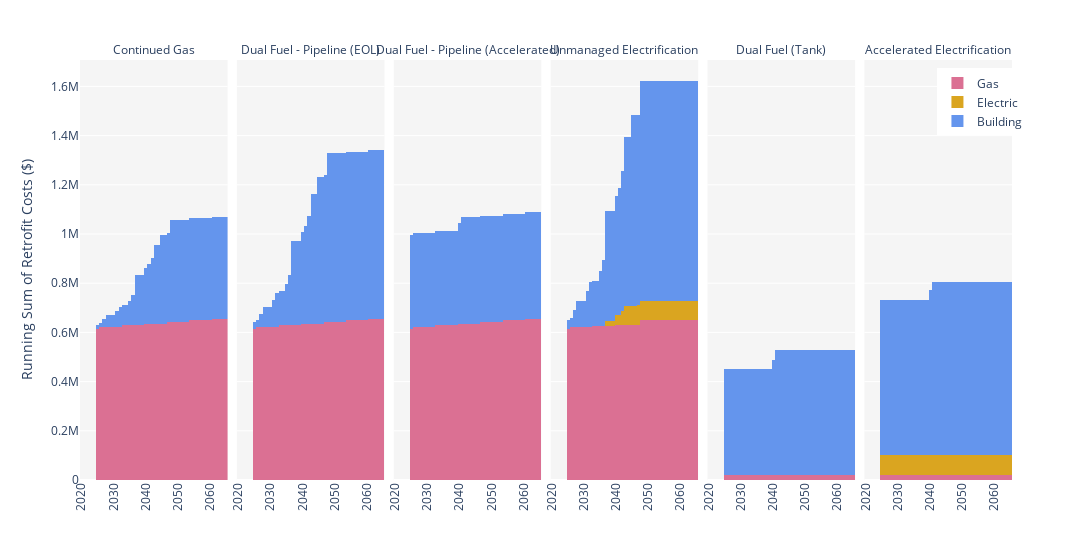

The notebook cell this image was saved under:
### Code cell
fig = px.bar(rfit_costs_byFuel, x="year", y="cum_cost", color="asset_domain",
             facet_col="scenario", facet_col_spacing=0.01, 
             barmode="stack",
             width = 1300,
             category_orders={"scenario": scenarios,
                              'asset_domain': ['gas_network','elec_network','building',]
                            },
              color_discrete_map={'building' : 'cornflowerblue',
                                'elec_network' : 'goldenrod', 
                                'gas_network' : 'palevioletred'},
              labels={'year':'', # remove 'year' from xaxis on each subplot
                    } 
            )

# update names for plotting
fig.for_each_annotation(lambda a: a.update(text = a.text.split("=")[-1]))
trace_dic = {'building' : 'Building',
            'elec_network' : 'Electric', 
            'gas_network' : 'Gas'}
fig.for_each_trace(lambda t: t.update(name = trace_dic[t.name]))

# general formatting
fig.update_layout(bargap=0,
                  legend=dict(title_text='', x=0.92, y=0.98), # set legend location, properties
                  yaxis_title='Running Sum of Retrofit Costs ($)',
                  plot_bgcolor='#f5f5f5',
                  )
fig.update_traces(marker_line_width=0)
fig.update_xaxes(tickangle= -90)
# fig.update_yaxes(showgrid=False)

fig.show()
fig.write_html(figure_outputs+'running_retrofit_cost.html')

### Figure 1 — Plotly figure (JSON) as saved in the notebook; plotly's stock layout.template omitted (floating-point values rounded to 4 significant figures)
{"data": [{"alignmentgroup": "True", "hovertemplate": "asset_domain=gas_network<br>scenario=Continued Gas<br>=%{x}<br>cum_cost=%{y}<extra></extra>", "legendgroup": "gas_network", "marker": {"color": "palevioletred", "line": {"width": 0}, "pattern": {"shape": ""}}, "name": "Gas", "offsetgroup": "gas_network", "orientation": "v", "showlegend": true, "textposition": "auto", "type": "bar", "x": [2020, 2021, 2022, 2023, 2024, 2025, 2026, 2027, 2028, 2029, 2030, 2031, 2032, 2033, 2034, 2035, 2036, 2037, 2038, 2039, 2040, 2041, 2042, 2043, 2044, 2045, 2046, 2047, 2048, 2049, 2050, 2051, 2052, 2053, 2054, 2055, 2056, 2057, 2058, 2059, 2060, 2061, 2062, 2063, 2064, 2065], "xaxis": "x", "y": [0, 0, 0, 0, 0, 614900.0, 621700.0, 621700.0, 621700.0, 621700.0, 621700.0, 621700.0, 621700.0, 628500.0, 628500.0, 628500.0, 628500.0, 628500.0, 628500.0, 628500.0, 635300.0, 635300.0, 635300.0, 635300.0, 635300.0, 635300.0, 635300.0, 642100.0, 642100.0, 642100.0, 642100.0, 642100.0, 642100.0, 642100.0, 648900.0, 648900.0, 648900.0, 648900.0, 648900.0, 648900.0, 648900.0, 655700.0, 655700.0, 655700.0, 655700.0, 655700.0], "yaxis": "y"}, {"alignmentgroup": "True", "hovertemplate": "asset_domain=gas_network<br>scenario=Dual Fuel - Pipeline (EOL)<br>=%{x}<br>cum_cost=%{y}<extra></extra>", "legendgroup": "gas_network", "marker": {"color": "palevioletred", "line": {"width": 0}, "pattern": {"shape": ""}}, "name": "Gas", "offsetgroup": "gas_network", "orientation": "v", "showlegend": false, "textposition": "auto", "type": "bar", "x": [2020, 2021, 2022, 2023, 2024, 2025, 2026, 2027, 2028, 2029, 2030, 2031, 2032, 2033, 2034, 2035, 2036, 2037, 2038, 2039, 2040, 2041, 2042, 2043, 2044, 2045, 2046, 2047, 2048, 2049, 2050, 2051, 2052, 2053, 2054, 2055, 2056, 2057, 2058, 2059, 2060, 2061, 2062, 2063, 2064, 2065], "xaxis": "x2", "y": [0, 0, 0, 0, 0, 614900.0, 621700.0, 621700.0, 621700.0, 621700.0, 621700.0, 621700.0, 621700.0, 628500.0, 628500.0, 628500.0, 628500.0, 628500.0, 628500.0, 628500.0, 635300.0, 635300.0, 635300.0, 635300.0, 635300.0, 635300.0, 635300.0, 642100.0, 642100.0, 642100.0, 642100.0, 642100.0, 642100.0, 642100.0, 648900.0, 648900.0, 648900.0, 648900.0, 648900.0, 648900.0, 648900.0, 655700.0, 655700.0, 655700.0, 655700.0, 655700.0], "yaxis": "y2"}, {"alignmentgroup": "True", "hovertemplate": "asset_domain=gas_network<br>scenario=Dual Fuel - Pipeline (Accelerated)<br>=%{x}<br>cum_cost=%{y}<extra></extra>", "legendgroup": "gas_network", "marker": {"color": "palevioletred", "line": {"width": 0}, "pattern": {"shape": ""}}, "name": "Gas", "offsetgroup": "gas_network", "orientation": "v", "showlegend": false, "textposition": "auto", "type": "bar", "x": [2020, 2021, 2022, 2023, 2024, 2025, 2026, 2027, 2028, 2029, 2030, 2031, 2032, 2033, 2034, 2035, 2036, 2037, 2038, 2039, 2040, 2041, 2042, 2043, 2044, 2045, 2046, 2047, 2048, 2049, 2050, 2051, 2052, 2053, 2054, 2055, 2056, 2057, 2058, 2059, 2060, 2061, 2062, 2063, 2064, 2065], "xaxis": "x3", "y": [0, 0, 0, 0, 0, 614900.0, 621700.0, 621700.0, 621700.0, 621700.0, 621700.0, 621700.0, 621700.0, 628500.0, 628500.0, 628500.0, 628500.0, 628500.0, 628500.0, 628500.0, 635300.0, 635300.0, 635300.0, 635300.0, 635300.0, 635300.0, 635300.0, 642100.0, 642100.0, 642100.0, 642100.0, 642100.0, 642100.0, 642100.0, 648900.0, 648900.0, 648900.0, 648900.0, 648900.0, 648900.0, 648900.0, 655700.0, 655700.0, 655700.0, 655700.0, 655700.0], "yaxis": "y3"}, {"alignmentgroup": "True", "hovertemplate": "asset_domain=gas_network<br>scenario=Unmanaged Electrification<br>=%{x}<br>cum_cost=%{y}<extra></extra>", "legendgroup": "gas_network", "marker": {"color": "palevioletred", "line": {"width": 0}, "pattern": {"shape": ""}}, "name": "Gas", "offsetgroup": "gas_network", "orientation": "v", "showlegend": false, "textposition": "auto", "type": "bar", "x": [2020, 2021, 2022, 2023, 2024, 2025, 2026, 2027, 2028, 2029, 2030, 2031, 2032, 2033, 2034, 2035, 2036, 2037, 2038, 2039, 2040, 2041, 2042, 2043, 2044, 2045, 2046, 2047, 2048, 2049, 2050, 2051, 2052, 2053, 2054, 2055, 2056, 2057, 2058, 2059, 2060, 2061, 2062, 2063, 2064, 2065], "xaxis": "x4", "y": [0, 0, 0, 0, 0, 614900.0, 621300.0, 621300.0, 621300.0, 621300.0, 621300.0, 621300.0, 621300.0, 626100.0, 626100.0, 626100.0, 626100.0, 626100.0, 626100.0, 626100.0, 628900.0, 628900.0, 628900.0, 628900.0, 628900.0, 628900.0, 628900.0, 629700.0, 649700.0, 649700.0, 649700.0, 649700.0, 649700.0, 649700.0, 649700.0, 649700.0, 649700.0, 649700.0, 649700.0, 649700.0, 649700.0, 649700.0, 649700.0, 649700.0, 649700.0, 649700.0], "yaxis": "y4"}, {"alignmentgroup": "True", "hovertemplate": "asset_domain=gas_network<br>scenario=Dual Fuel (Tank)<br>=%{x}<br>cum_cost=%{y}<extra></extra>", "legendgroup": "gas_network", "marker": {"color": "palevioletred", "line": {"width": 0}, "pattern": {"shape": ""}}, "name": "Gas", "offsetgroup": "gas_network", "orientation": "v", "showlegend": false, "textposition": "auto", "type": "bar", "x": [2020, 2021, 2022, 2023, 2024, 2025, 2026, 2027, 2028, 2029, 2030, 2031, 2032, 2033, 2034, 2035, 2036, 2037, 2038, 2039, 2040, 2041, 2042, 2043, 2044, 2045, 2046, 2047, 2048, 2049, 2050, 2051, 2052, 2053, 2054, 2055, 2056, 2057, 2058, 2059, 2060, 2061, 2062, 2063, 2064, 2065], "xaxis": "x5", "y": [0, 0, 0, 0, 0, 20000, 20000, 20000, 20000, 20000, 20000, 20000, 20000, 20000, 20000, 20000, 20000, 20000, 20000, 20000, 20000, 20000, 20000, 20000, 20000, 20000, 20000, 20000, 20000, 20000, 20000, 20000, 20000, 20000, 20000, 20000, 20000, 20000, 20000, 20000, 20000, 20000, 20000, 20000, 20000, 20000], "yaxis": "y5"}, {"alignmentgroup": "True", "hovertemplate": "asset_domain=gas_network<br>scenario=Accelerated Electrification<br>=%{x}<br>cum_cost=%{y}<extra></extra>", "legendgroup": "gas_network", "marker": {"color": "palevioletred", "line": {"width": 0}, "pattern": {"shape": ""}}, "name": "Gas", "offsetgroup": "gas_network", "orientation": "v", "showlegend": false, "textposition": "auto", "type": "bar", "x": [2020, 2021, 2022, 2023, 2024, 2025, 2026, 2027, 2028, 2029, 2030, 2031, 2032, 2033, 2034, 2035, 2036, 2037, 2038, 2039, 2040, 2041, 2042, 2043, 2044, 2045, 2046, 2047, 2048, 2049, 2050, 2051, 2052, 2053, 2054, 2055, 2056, 2057, 2058, 2059, 2060, 2061, 2062, 2063, 2064, 2065], "xaxis": "x6", "y": [0, 0, 0, 0, 0, 20000, 20000, 20000, 20000, 20000, 20000, 20000, 20000, 20000, 20000, 20000, 20000, 20000, 20000, 20000, 20000, 20000, 20000, 20000, 20000, 20000, 20000, 20000, 20000, 20000, 20000, 20000, 20000, 20000, 20000, 20000, 20000, 20000, 20000, 20000, 20000, 20000, 20000, 20000, 20000, 20000], "yaxis": "y6"}, {"alignmentgroup": "True", "hovertemplate": "asset_domain=elec_network<br>scenario=Continued Gas<br>=%{x}<br>cum_cost=%{y}<extra></extra>", "legendgroup": "elec_network", "marker": {"color": "goldenrod", "line": {"width": 0}, "pattern": {"shape": ""}}, "name": "Electric", "offsetgroup": "elec_network", "orientation": "v", "showlegend": true, "textposition": "auto", "type": "bar", "x": [2020, 2021, 2022, 2023, 2024, 2025, 2026, 2027, 2028, 2029, 2030, 2031, 2032, 2033, 2034, 2035, 2036, 2037, 2038, 2039, 2040, 2041, 2042, 2043, 2044, 2045, 2046, 2047, 2048, 2049, 2050, 2051, 2052, 2053, 2054, 2055, 2056, 2057, 2058, 2059, 2060, 2061, 2062, 2063, 2064, 2065], "xaxis": "x", "y": [0, 0, 0, 0, 0, 0, 0, 0, 0, 0, 0, 0, 0, 0, 0, 0, 0, 0, 0, 0, 0, 0, 0, 0, 0, 0, 0, 0, 0, 0, 0, 0, 0, 0, 0, 0, 0, 0, 0, 0, 0, 0, 0, 0, 0, 0], "yaxis": "y"}, {"alignmentgroup": "True", "hovertemplate": "asset_domain=elec_network<br>scenario=Dual Fuel - Pipeline (EOL)<br>=%{x}<br>cum_cost=%{y}<extra></extra>", "legendgroup": "elec_network", "marker": {"color": "goldenrod", "line": {"width": 0}, "pattern": {"shape": ""}}, "name": "Electric", "offsetgroup": "elec_network", "orientation": "v", "showlegend": false, "textposition": "auto", "type": "bar", "x": [2020, 2021, 2022, 2023, 2024, 2025, 2026, 2027, 2028, 2029, 2030, 2031, 2032, 2033, 2034, 2035, 2036, 2037, 2038, 2039, 2040, 2041, 2042, 2043, 2044, 2045, 2046, 2047, 2048, 2049, 2050, 2051, 2052, 2053, 2054, 2055, 2056, 2057, 2058, 2059, 2060, 2061, 2062, 2063, 2064, 2065], "xaxis": "x2", "y": [0, 0, 0, 0, 0, 0, 0, 0, 0, 0, 0, 0, 0, 0, 0, 0, 0, 0, 0, 0, 0, 0, 0, 0, 0, 0, 0, 0, 0, 0, 0, 0, 0, 0, 0, 0, 0, 0, 0, 0, 0, 0, 0, 0, 0, 0], "yaxis": "y2"}, {"alignmentgroup": "True", "hovertemplate": "asset_domain=elec_network<br>scenario=Dual Fuel - Pipeline (Accelerated)<br>=%{x}<br>cum_cost=%{y}<extra></extra>", "legendgroup": "elec_network", "marker": {"color": "goldenrod", "line": {"width": 0}, "pattern": {"shape": ""}}, "name": "Electric", "offsetgroup": "elec_network", "orientation": "v", "showlegend": false, "textposition": "auto", "type": "bar", "x": [2020, 2021, 2022, 2023, 2024, 2025, 2026, 2027, 2028, 2029, 2030, 2031, 2032, 2033, 2034, 2035, 2036, 2037, 2038, 2039, 2040, 2041, 2042, 2043, 2044, 2045, 2046, 2047, 2048, 2049, 2050, 2051, 2052, 2053, 2054, 2055, 2056, 2057, 2058, 2059, 2060, 2061, 2062, 2063, 2064, 2065], "xaxis": "x3", "y": [0, 0, 0, 0, 0, 0, 0, 0, 0, 0, 0, 0, 0, 0, 0, 0, 0, 0, 0, 0, 0, 0, 0, 0, 0, 0, 0, 0, 0, 0, 0, 0, 0, 0, 0, 0, 0, 0, 0, 0, 0, 0, 0, 0, 0, 0], "yaxis": "y3"}, {"alignmentgroup": "True", "hovertemplate": "asset_domain=elec_network<br>scenario=Unmanaged Electrification<br>=%{x}<br>cum_cost=%{y}<extra></extra>", "legendgroup": "elec_network", "marker": {"color": "goldenrod", "line": {"width": 0}, "pattern": {"shape": ""}}, "name": "Electric", "offsetgroup": "elec_network", "orientation": "v", "showlegend": false, "textposition": "auto", "type": "bar", "x": [2020, 2021, 2022, 2023, 2024, 2025, 2026, 2027, 2028, 2029, 2030, 2031, 2032, 2033, 2034, 2035, 2036, 2037, 2038, 2039, 2040, 2041, 2042, 2043, 2044, 2045, 2046, 2047, 2048, 2049, 2050, 2051, 2052, 2053, 2054, 2055, 2056, 2057, 2058, 2059, 2060, 2061, 2062, 2063, 2064, 2065], "xaxis": "x4", "y": [0, 0, 0, 0, 0, 0, 0, 0, 0, 0, 0, 0, 0, 0, 0, 0, 0, 20000, 20000, 20000, 40000, 40000, 60000, 80000, 80000, 80000, 80000, 80000, 80000, 80000, 80000, 80000, 80000, 80000, 80000, 80000, 80000, 80000, 80000, 80000, 80000, 80000, 80000, 80000, 80000, 80000], "yaxis": "y4"}, {"alignmentgroup": "True", "hovertemplate": "asset_domain=elec_network<br>scenario=Dual Fuel (Tank)<br>=%{x}<br>cum_cost=%{y}<extra></extra>", "legendgroup": "elec_network", "marker": {"color": "goldenrod", "line": {"width": 0}, "pattern": {"shape": ""}}, "name": "Electric", "offsetgroup": "elec_network", "orientation": "v", "showlegend": false, "textposition": "auto", "type": "bar", "x": [2020, 2021, 2022, 2023, 2024, 2025, 2026, 2027, 2028, 2029, 2030, 2031, 2032, 2033, 2034, 2035, 2036, 2037, 2038, 2039, 2040, 2041, 2042, 2043, 2044, 2045, 2046, 2047, 2048, 2049, 2050, 2051, 2052, 2053, 2054, 2055, 2056, 2057, 2058, 2059, 2060, 2061, 2062, 2063, 2064, 2065], "xaxis": "x5", "y": [0, 0, 0, 0, 0, 0, 0, 0, 0, 0, 0, 0, 0, 0, 0, 0, 0, 0, 0, 0, 0, 0, 0, 0, 0, 0, 0, 0, 0, 0, 0, 0, 0, 0, 0, 0, 0, 0, 0, 0, 0, 0, 0, 0, 0, 0], "yaxis": "y5"}, {"alignmentgroup": "True", "hovertemplate": "asset_domain=elec_network<br>scenario=Accelerated Electrification<br>=%{x}<br>cum_cost=%{y}<extra></extra>", "legendgroup": "elec_network", "marker": {"color": "goldenrod", "line": {"width": 0}, "pattern": {"shape": ""}}, "name": "Electric", "offsetgroup": "elec_network", "orientation": "v", "showlegend": false, "textposition": "auto", "type": "bar", "x": [2020, 2021, 2022, 2023, 2024, 2025, 2026, 2027, 2028, 2029, 2030, 2031, 2032, 2033, 2034, 2035, 2036, 2037, 2038, 2039, 2040, 2041, 2042, 2043, 2044, 2045, 2046, 2047, 2048, 2049, 2050, 2051, 2052, 2053, 2054, 2055, 2056, 2057, 2058, 2059, 2060, 2061, 2062, 2063, 2064, 2065], "xaxis": "x6", "y": [0, 0, 0, 0, 0, 80000, 80000, 80000, 80000, 80000, 80000, 80000, 80000, 80000, 80000, 80000, 80000, 80000, 80000, 80000, 80000, 80000, 80000, 80000, 80000, 80000, 80000, 80000, 80000, 80000, 80000, 80000, 80000, 80000, 80000, 80000, 80000, 80000, 80000, 80000, 80000, 80000, 80000, 80000, 80000, 80000], "yaxis": "y6"}, {"alignmentgroup": "True", "hovertemplate": "asset_domain=building<br>scenario=Continued Gas<br>=%{x}<br>cum_cost=%{y}<extra></extra>", "legendgroup": "building", "marker": {"color": "cornflowerblue", "line": {"width": 0}, "pattern": {"shape": ""}}, "name": "Building", "offsetgroup": "building", "orientation": "v", "showlegend": true, "textposition": "auto", "type": "bar", "x": [2020, 2021, 2022, 2023, 2024, 2025, 2026, 2027, 2028, 2029, 2030, 2031, 2032, 2033, 2034, 2035, 2036, 2037, 2038, 2039, 2040, 2041, 2042, 2043, 2044, 2045, 2046, 2047, 2048, 2049, 2050, 2051, 2052, 2053, 2054, 2055, 2056, 2057, 2058, 2059, 2060, 2061, 2062, 2063, 2064, 2065], "xaxis": "x", "y": [0, 0, 0, 0, 0, 16350.0, 16350.0, 31890.0, 47570.0, 47570.0, 47570.0, 66050.0, 83160.0, 83160.0, 83160.0, 101100.0, 122200.0, 202900.0, 202900.0, 202900.0, 224900.0, 243400.0, 265700.0, 320600.0, 320600.0, 362400.0, 362400.0, 362400.0, 414800.0, 414800.0, 414800.0, 414800.0, 414800.0, 414800.0, 414800.0, 414800.0, 414800.0, 414800.0, 414800.0, 414800.0, 414800.0, 414800.0, 414800.0, 414800.0, 414800.0, 414800.0], "yaxis": "y"}, {"alignmentgroup": "True", "hovertemplate": "asset_domain=building<br>scenario=Dual Fuel - Pipeline (EOL)<br>=%{x}<br>cum_cost=%{y}<extra></extra>", "legendgroup": "building", "marker": {"color": "cornflowerblue", "line": {"width": 0}, "pattern": {"shape": ""}}, "name": "Building", "offsetgroup": "building", "orientation": "v", "showlegend": false, "textposition": "auto", "type": "bar", "x": [2020, 2021, 2022, 2023, 2024, 2025, 2026, 2027, 2028, 2029, 2030, 2031, 2032, 2033, 2034, 2035, 2036, 2037, 2038, 2039, 2040, 2041, 2042, 2043, 2044, 2045, 2046, 2047, 2048, 2049, 2050, 2051, 2052, 2053, 2054, 2055, 2056, 2057, 2058, 2059, 2060, 2061, 2062, 2063, 2064, 2065], "xaxis": "x2", "y": [0, 0, 0, 0, 0, 27770.0, 27770.0, 53700.0, 79830.0, 79830.0, 79830.0, 110800.0, 139700.0, 139700.0, 139700.0, 169300.0, 205600.0, 342100.0, 342100.0, 342100.0, 373900.0, 399000.0, 436100.0, 526600.0, 526600.0, 596400.0, 596400.0, 596400.0, 685500.0, 685500.0, 685500.0, 685500.0, 685500.0, 685500.0, 685500.0, 685500.0, 685500.0, 685500.0, 685500.0, 685500.0, 685500.0, 685500.0, 685500.0, 685500.0, 685500.0, 685500.0], "yaxis": "y2"}, {"alignmentgroup": "True", "hovertemplate": "asset_domain=building<br>scenario=Dual Fuel - Pipeline (Accelerated)<br>=%{x}<br>cum_cost=%{y}<extra></extra>", "legendgroup": "building", "marker": {"color": "cornflowerblue", "line": {"width": 0}, "pattern": {"shape": ""}}, "name": "Building", "offsetgroup": "building", "orientation": "v", "showlegend": false, "textposition": "auto", "type": "bar", "x": [2020, 2021, 2022, 2023, 2024, 2025, 2026, 2027, 2028, 2029, 2030, 2031, 2032, 2033, 2034, 2035, 2036, 2037, 2038, 2039, 2040, 2041, 2042, 2043, 2044, 2045, 2046, 2047, 2048, 2049, 2050, 2051, 2052, 2053, 2054, 2055, 2056, 2057, 2058, 2059, 2060, 2061, 2062, 2063, 2064, 2065], "xaxis": "x3", "y": [0, 0, 0, 0, 0, 382400.0, 382400.0, 382400.0, 382400.0, 382400.0, 382400.0, 382400.0, 382400.0, 382400.0, 382400.0, 382400.0, 382400.0, 382400.0, 382400.0, 382400.0, 410900.0, 432700.0, 432700.0, 432700.0, 432700.0, 432700.0, 432700.0, 432700.0, 432700.0, 432700.0, 432700.0, 432700.0, 432700.0, 432700.0, 432700.0, 432700.0, 432700.0, 432700.0, 432700.0, 432700.0, 432700.0, 432700.0, 432700.0, 432700.0, 432700.0, 432700.0], "yaxis": "y3"}, {"alignmentgroup": "True", "hovertemplate": "asset_domain=building<br>scenario=Unmanaged Electrification<br>=%{x}<br>cum_cost=%{y}<extra></extra>", "legendgroup": "building", "marker": {"color": "cornflowerblue", "line": {"width": 0}, "pattern": {"shape": ""}}, "name": "Building", "offsetgroup": "building", "orientation": "v", "showlegend": false, "textposition": "auto", "type": "bar", "x": [2020, 2021, 2022, 2023, 2024, 2025, 2026, 2027, 2028, 2029, 2030, 2031, 2032, 2033, 2034, 2035, 2036, 2037, 2038, 2039, 2040, 2041, 2042, 2043, 2044, 2045, 2046, 2047, 2048, 2049, 2050, 2051, 2052, 2053, 2054, 2055, 2056, 2057, 2058, 2059, 2060, 2061, 2062, 2063, 2064, 2065], "xaxis": "x4", "y": [0, 0, 0, 0, 0, 36500.0, 36500.0, 70570.0, 104600.0, 104600.0, 104600.0, 145500.0, 183300.0, 183300.0, 183300.0, 222000.0, 269600.0, 445600.0, 445600.0, 445600.0, 486800.0, 519100.0, 568000.0, 684700.0, 684700.0, 775600.0, 775600.0, 775600.0, 892400.0, 892400.0, 892400.0, 892400.0, 892400.0, 892400.0, 892400.0, 892400.0, 892400.0, 892400.0, 892400.0, 892400.0, 892400.0, 892400.0, 892400.0, 892400.0, 892400.0, 892400.0], "yaxis": "y4"}, {"alignmentgroup": "True", "hovertemplate": "asset_domain=building<br>scenario=Dual Fuel (Tank)<br>=%{x}<br>cum_cost=%{y}<extra></extra>", "legendgroup": "building", "marker": {"color": "cornflowerblue", "line": {"width": 0}, "pattern": {"shape": ""}}, "name": "Building", "offsetgroup": "building", "orientation": "v", "showlegend": false, "textposition": "auto", "type": "bar", "x": [2020, 2021, 2022, 2023, 2024, 2025, 2026, 2027, 2028, 2029, 2030, 2031, 2032, 2033, 2034, 2035, 2036, 2037, 2038, 2039, 2040, 2041, 2042, 2043, 2044, 2045, 2046, 2047, 2048, 2049, 2050, 2051, 2052, 2053, 2054, 2055, 2056, 2057, 2058, 2059, 2060, 2061, 2062, 2063, 2064, 2065], "xaxis": "x5", "y": [0, 0, 0, 0, 0, 433200.0, 433200.0, 433200.0, 433200.0, 433200.0, 433200.0, 433200.0, 433200.0, 433200.0, 433200.0, 433200.0, 433200.0, 433200.0, 433200.0, 433200.0, 465900.0, 509700.0, 509700.0, 509700.0, 509700.0, 509700.0, 509700.0, 509700.0, 509700.0, 509700.0, 509700.0, 509700.0, 509700.0, 509700.0, 509700.0, 509700.0, 509700.0, 509700.0, 509700.0, 509700.0, 509700.0, 509700.0, 509700.0, 509700.0, 509700.0, 509700.0], "yaxis": "y5"}, {"alignmentgroup": "True", "hovertemplate": "asset_domain=building<br>scenario=Accelerated Electrification<br>=%{x}<br>cum_cost=%{y}<extra></extra>", "legendgroup": "building", "marker": {"color": "cornflowerblue", "line": {"width": 0}, "pattern": {"shape": ""}}, "name": "Building", "offsetgroup": "building", "orientation": "v", "showlegend": false, "textposition": "auto", "type": "bar", "x": [2020, 2021, 2022, 2023, 2024, 2025, 2026, 2027, 2028, 2029, 2030, 2031, 2032, 2033, 2034, 2035, 2036, 2037, 2038, 2039, 2040, 2041, 2042, 2043, 2044, 2045, 2046, 2047, 2048, 2049, 2050, 2051, 2052, 2053, 2054, 2055, 2056, 2057, 2058, 2059, 2060, 2061, 2062, 2063, 2064, 2065], "xaxis": "x6", "y": [0, 0, 0, 0, 0, 631200.0, 631200.0, 631200.0, 631200.0, 631200.0, 631200.0, 631200.0, 631200.0, 631200.0, 631200.0, 631200.0, 631200.0, 631200.0, 631200.0, 631200.0, 672400.0, 704700.0, 704700.0, 704700.0, 704700.0, 704700.0, 704700.0, 704700.0, 704700.0, 704700.0, 704700.0, 704700.0, 704700.0, 704700.0, 704700.0, 704700.0, 704700.0, 704700.0, 704700.0, 704700.0, 704700.0, 704700.0, 704700.0, 704700.0, 704700.0, 704700.0], "yaxis": "y6"}], "layout": {"annotations": [{"font": {}, "showarrow": false, "text": "Continued Gas", "x": 0.07917, "xanchor": "center", "xref": "paper", "y": 1, "yanchor": "bottom", "yref": "paper"}, {"font": {}, "showarrow": false, "text": "Dual Fuel - Pipeline (EOL)", "x": 0.2475, "xanchor": "center", "xref": "paper", "y": 1, "yanchor": "bottom", "yref": "paper"}, {"font": {}, "showarrow": false, "text": "Dual Fuel - Pipeline (Accelerated)", "x": 0.4158, "xanchor": "center", "xref": "paper", "y": 1, "yanchor": "bottom", "yref": "paper"}, {"font": {}, "showarrow": false, "text": "Unmanaged Electrification", "x": 0.5842, "xanchor": "center", "xref": "paper", "y": 1, "yanchor": "bottom", "yref": "paper"}, {"font": {}, "showarrow": false, "text": "Dual Fuel (Tank)", "x": 0.7525, "xanchor": "center", "xref": "paper", "y": 1, "yanchor": "bottom", "yref": "paper"}, {"font": {}, "showarrow": false, "text": "Accelerated Electrification", "x": 0.9208, "xanchor": "center", "xref": "paper", "y": 1, "yanchor": "bottom", "yref": "paper"}], "bargap": 0, "barmode": "stack", "legend": {"title": {"text": ""}, "tracegroupgap": 0, "x": 0.92, "y": 0.98}, "margin": {"t": 60}, "plot_bgcolor": "#f5f5f5", "width": 1300, "xaxis": {"anchor": "y", "domain": [0, 0.1583], "tickangle": -90, "title": {"text": ""}}, "xaxis2": {"anchor": "y2", "domain": [0.1683, 0.3267], "matches": "x", "tickangle": -90, "title": {"text": ""}}, "xaxis3": {"anchor": "y3", "domain": [0.3367, 0.495], "matches": "x", "tickangle": -90, "title": {"text": ""}}, "xaxis4": {"anchor": "y4", "domain": [0.505, 0.6633], "matches": "x", "tickangle": -90, "title": {"text": ""}}, "xaxis5": {"anchor": "y5", "domain": [0.6733, 0.8317], "matches": "x", "tickangle": -90, "title": {"text": ""}}, "xaxis6": {"anchor": "y6", "domain": [0.8417, 1], "matches": "x", "tickangle": -90, "title": {"text": ""}}, "yaxis": {"anchor": "x", "domain": [0, 1], "title": {"text": "Running Sum of Retrofit Costs ($)"}}, "yaxis2": {"anchor": "x2", "domain": [0, 1], "matches": "y", "showticklabels": false}, "yaxis3": {"anchor": "x3", "domain": [0, 1], "matches": "y", "showticklabels": false}, "yaxis4": {"anchor": "x4", "domain": [0, 1], "matches": "y", "showticklabels": false}, "yaxis5": {"anchor": "x5", "domain": [0, 1], "matches": "y", "showticklabels": false}, "yaxis6": {"anchor": "x6", "domain": [0, 1], "matches": "y", "showticklabels": false}}}
